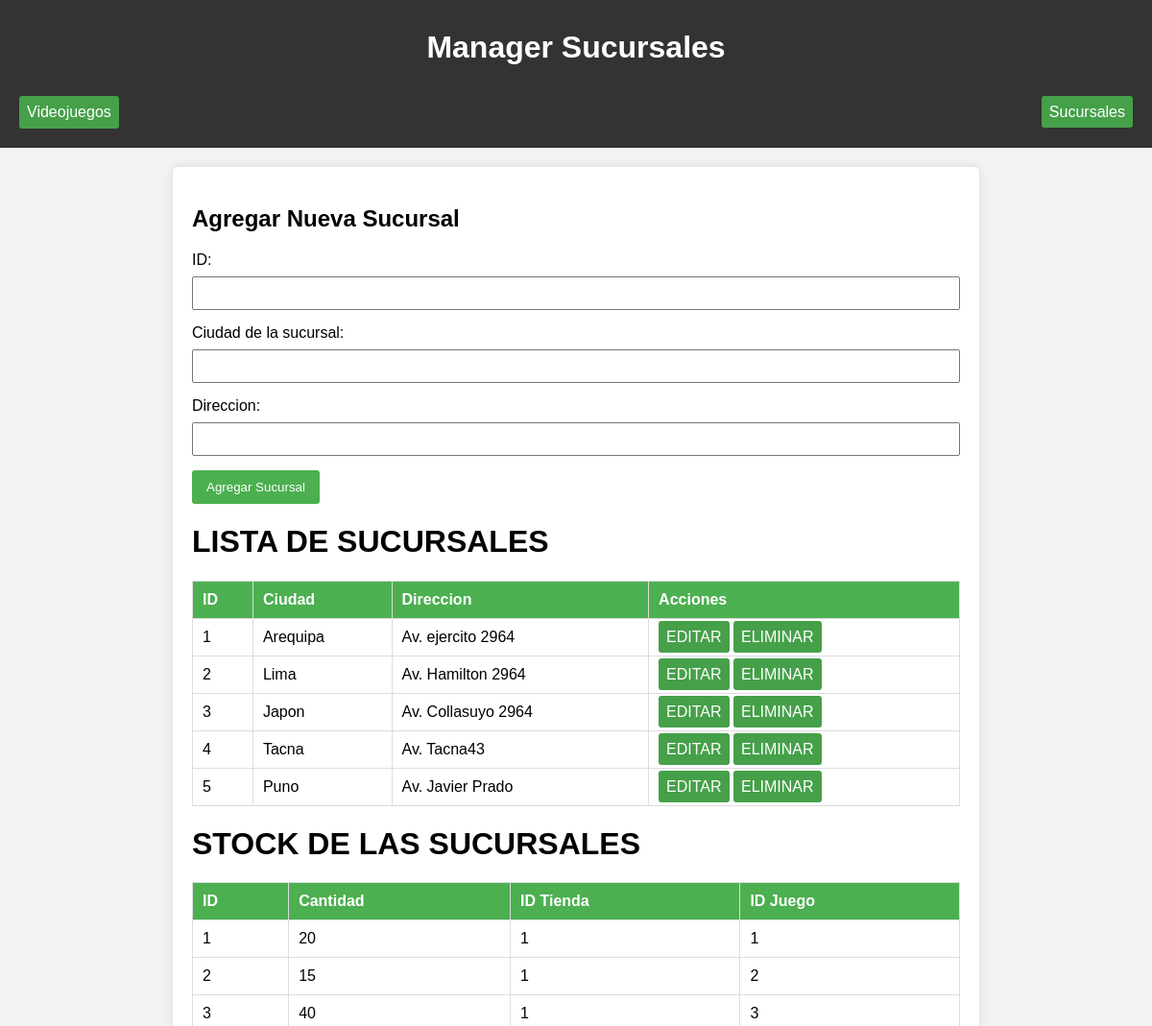
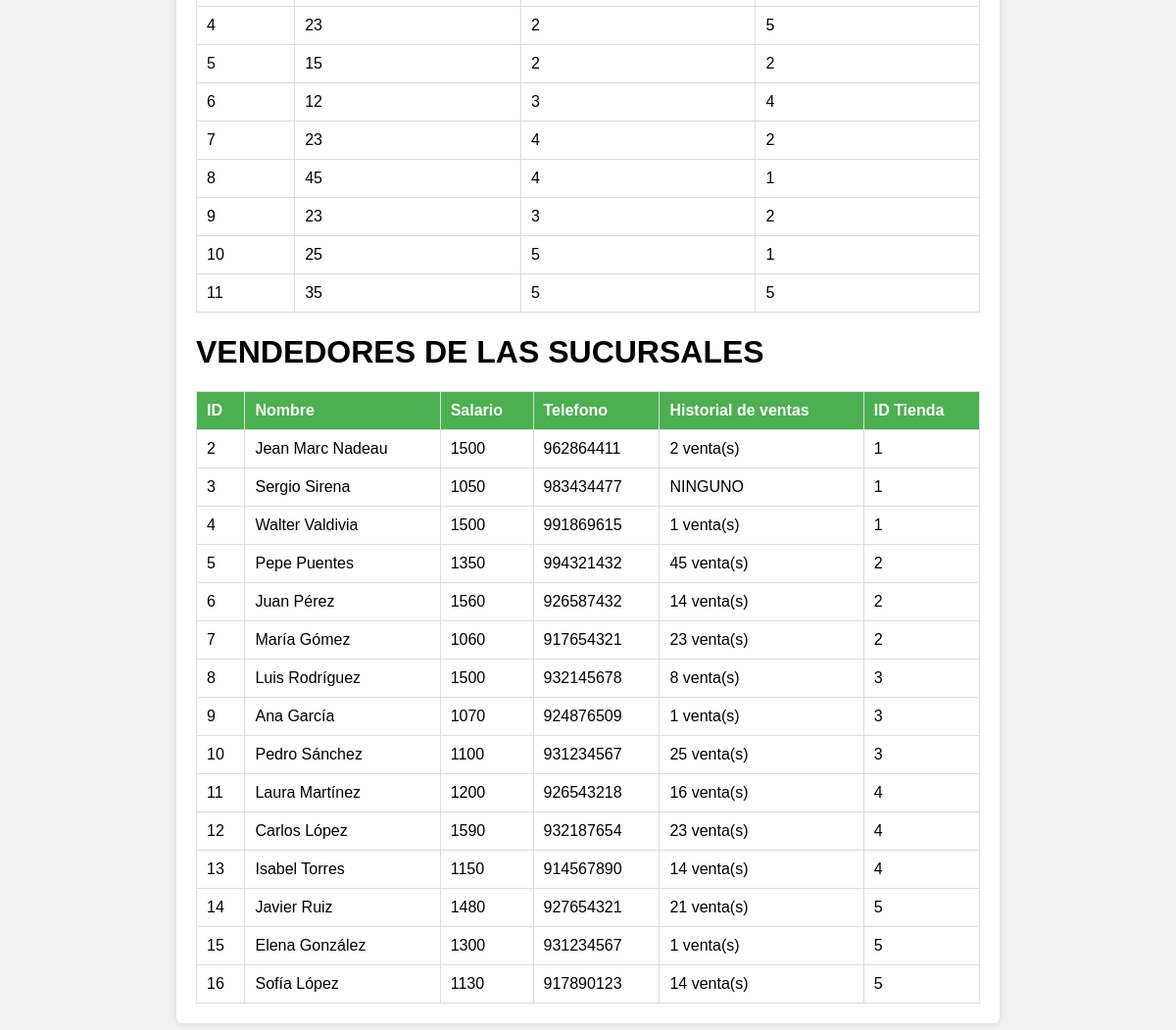
The app's page /sucursales.php with its own data (2 pictures, top to bottom).
### tables this page shows
CREATE TABLE `tienda` (
  `id` int(11) NOT NULL,
  `ciudad` varchar(255) NOT NULL,
  `direccion` varchar(255) NOT NULL
);

CREATE TABLE `stock` (
  `id` int(11) NOT NULL,
  `cantidad` varchar(255) NOT NULL,
  `id_tienda` int(11) NOT NULL,
  `id_juego` int(11) NOT NULL
);

CREATE TABLE `vendedor` (
  `id_trabajador` int(11) NOT NULL,
  `historial_ventas` varchar(255) NOT NULL,
  `id_tienda` int(11) NOT NULL
);

CREATE TABLE `trabajador` (
  `id` int(11) NOT NULL,
  `nombre` varchar(255) NOT NULL,
  `salario` int(11) NOT NULL,
  `telefono` int(11) NOT NULL
);

### sucursales.php (the view, shortened to what this page needs)
<!DOCTYPE html>
<html lang="en">
<head>
</head>
<body>
    <header>
        <h1>Manager Sucursales</h1>
        <div class="menu">
        <?php echo "<a href='bienvenido.php?id="."'>Videojuegos</a>";?>
        <div><a href="sucursales.php">Sucursales</a></div>
            </div>
    </header>
    <main>
        <form action="Agregarsucursal.php" method="POST">
            <h2>Agregar Nueva Sucursal</h2>
            <label for="id">ID:</label>
            <input type="text" id="id" name="id" required>
            <label for="ciudad">Ciudad de la sucursal:</label>
            <input type="text" id="ciudad" name="ciudad" required>
            <label for="direccion">Direccion:</label>
            <input type="text" id="direccion" name="direccion" required>
            <button type="submit">Agregar Sucursal</button>
        </form>
    <?php
    include("conexion_be.php");
    $sql = "select * from tienda";
    $resultado = mysqli_query($conexion,$sql);
    ?>
    <H1>LISTA DE SUCURSALES</H1>
    <table>
        <thead>
            <tr>
                <th>ID</th>
                <th>Ciudad</th>
                <th>Direccion</th>
                <th>Acciones</th>
            </tr>
        </thead>
        <tbody>
            <?php
            while($filas = mysqli_fetch_assoc($resultado)){
                ?>
            <tr>
                <td><?php echo $filas['id']?></td>
                <td><?php echo $filas['ciudad']?></td>
                <td><?php echo $filas['direccion']?></td>
                <td>
                    <?php echo "<a href='editarSucursal.php?id=".$filas['id']."'>EDITAR</a>";?>
                    <?php echo "<a href='eliminarSucursal.php?id=".$filas['id']."' onclick='return confirmar()'>ELIMINAR</a>";?>
                </td>
            </tr>
            <?php
            }
            ?>
        </tbody>
    </table>
    <?php
    $sql1 = "select * from stock";
    $resultado1 = mysqli_query($conexion,$sql1);
    ?>
    <H1>STOCK DE LAS SUCURSALES</H1>
    <table>
        <thead>
            <tr>
                <th>ID</th>
                <th>Cantidad</th>
                <th>ID Tienda</th>
                <th>ID Juego</th>
            </tr>
        </thead>
        <tbody>
            <?php
            while($filas = mysqli_fetch_assoc($resultado1)){
                ?>
            <tr>
                <td><?php echo $filas['id']?></td>
                <td><?php echo $filas['cantidad']?></td>
                <td><?php echo $filas['id_tienda']?></td>
                <td><?php echo $filas['id_juego']?></td>
            </tr>
            <?php
            }
            ?>
        </tbody>
    </table>
    <?php
    $sql2 = "SELECT v.id_trabajador AS id, t.nombre AS nombre, t.salario AS salario,
            t.telefono AS telefono, v.historial_ventas, v.id_tienda
            FROM vendedor v
            JOIN trabajador t ON v.id_trabajador = t.id;";
    $resultado2 = mysqli_query($conexion,$sql2);
    ?>
    <H1>VENDEDORES DE LAS SUCURSALES</H1>
    <table>
        <thead>
            <tr>
                <th>ID</th>
                <th>Nombre</th>
                <th>Salario</th>
                <th>Telefono</th>
                <th>Historial de ventas</th>
                <th>ID Tienda</th>
            </tr>
        </thead>
        <tbody>
            <?php
            while($filas = mysqli_fetch_assoc($resultado2)){
                ?>
            <tr>
                <td><?php echo $filas['id']?></td>
                <td><?php echo $filas['nombre']?></td>
                <td><?php echo $filas['salario']?></td>
                <td><?php echo $filas['telefono']?></td>
                <td><?php echo $filas['historial_ventas']?></td>
                <td><?php echo $filas['id_tienda']?></td>
            </tr>
            <?php
            }
            ?>
        </tbody>
    </table>
    </main>
</body>
</html>

### sucursales.php (style rules this page uses)
a { text-decoration: none; cursor: pointer; background-color: #45a049; padding: 8px; color: white; border-radius: 3px; }
body { font-family: 'Arial', sans-serif; background-color: #f2f2f2; margin: 0; padding: 0; }
header { background-color: #333; color: white; text-align: center; padding: 10px; }
main { max-width: 800px; margin: 20px auto; background-color: white; padding: 20px; border-radius: 5px; box-shadow: 0 0 10px rgba(0, 0, 0, 0.1); }
form { margin-bottom: 20px; }
label { display: block; margin-bottom: 8px; }
input, select { width: 100%; padding: 8px; margin-bottom: 15px; box-sizing: border-box; }
button { background-color: #4caf50; color: white; padding: 10px 15px; border: none; border-radius: 3px; cursor: pointer; }
table { width: 100%; border-collapse: collapse; margin-top: 20px; }
th, td { border: 1px solid #ddd; padding: 10px; text-align: left; }
th { background-color: #4caf50; color: white; }
.menu { display: flex; justify-content: space-between; align-items: center; background-color: #333; padding: 10px; }

### records on screen
tienda: id "1", ciudad "Arequipa", direccion "Av. ejercito 2964"
tienda: id "2", ciudad "Lima", direccion "Av. Hamilton 2964"
tienda: id "3", ciudad "Japon", direccion "Av. Collasuyo 2964"
tienda: id "4", ciudad "Tacna", direccion "Av. Tacna43"
tienda: id "5", ciudad "Puno", direccion "Av. Javier Prado"
stock: id "1", cantidad "20", id_tienda "1", id_juego "1"
stock: id "2", cantidad "15", id_tienda "1", id_juego "2"
stock: id "3", cantidad "40", id_tienda "1", id_juego "3"
stock: id "4", cantidad "23", id_tienda "2", id_juego "5"
stock: id "5", cantidad "15", id_tienda "2", id_juego "2"
stock: id "6", cantidad "12", id_tienda "3", id_juego "4"
stock: id "7", cantidad "23", id_tienda "4", id_juego "2"
stock: id "8", cantidad "45", id_tienda "4", id_juego "1"
stock: id "9", cantidad "23", id_tienda "3", id_juego "2"
stock: id "10", cantidad "25", id_tienda "5", id_juego "1"
stock: id "11", cantidad "35", id_tienda "5", id_juego "5"
vendedor: id_trabajador "2", id_trabajador.nombre "Jean Marc Nadeau", id_trabajador.salario "1500", id_trabajador.telefono "962864411", historial_ventas "2 venta(s)", id_tienda "1"
vendedor: id_trabajador "3", id_trabajador.nombre "Sergio Sirena", id_trabajador.salario "1050", id_trabajador.telefono "983434477", historial_ventas "NINGUNO", id_tienda "1"
vendedor: id_trabajador "4", id_trabajador.nombre "Walter Valdivia", id_trabajador.salario "1500", id_trabajador.telefono "991869615", historial_ventas "1 venta(s)", id_tienda "1"
vendedor: id_trabajador "5", id_trabajador.nombre "Pepe Puentes", id_trabajador.salario "1350", id_trabajador.telefono "994321432", historial_ventas "45 venta(s)", id_tienda "2"
vendedor: id_trabajador "6", id_trabajador.nombre "Juan Pérez", id_trabajador.salario "1560", id_trabajador.telefono "926587432", historial_ventas "14 venta(s)", id_tienda "2"
vendedor: id_trabajador "7", id_trabajador.nombre "María Gómez", id_trabajador.salario "1060", id_trabajador.telefono "917654321", historial_ventas "23 venta(s)", id_tienda "2"
vendedor: id_trabajador "8", id_trabajador.nombre "Luis Rodríguez", id_trabajador.salario "1500", id_trabajador.telefono "932145678", historial_ventas "8 venta(s)", id_tienda "3"
vendedor: id_trabajador "9", id_trabajador.nombre "Ana García", id_trabajador.salario "1070", id_trabajador.telefono "924876509", historial_ventas "1 venta(s)", id_tienda "3"
vendedor: id_trabajador "10", id_trabajador.nombre "Pedro Sánchez", id_trabajador.salario "1100", id_trabajador.telefono "931234567", historial_ventas "25 venta(s)", id_tienda "3"
vendedor: id_trabajador "11", id_trabajador.nombre "Laura Martínez", id_trabajador.salario "1200", id_trabajador.telefono "926543218", historial_ventas "16 venta(s)", id_tienda "4"
vendedor: id_trabajador "12", id_trabajador.nombre "Carlos López", id_trabajador.salario "1590", id_trabajador.telefono "932187654", historial_ventas "23 venta(s)", id_tienda "4"
vendedor: id_trabajador "13", id_trabajador.nombre "Isabel Torres", id_trabajador.salario "1150", id_trabajador.telefono "914567890", historial_ventas "14 venta(s)", id_tienda "4"
vendedor: id_trabajador "14", id_trabajador.nombre "Javier Ruiz", id_trabajador.salario "1480", id_trabajador.telefono "927654321", historial_ventas "21 venta(s)", id_tienda "5"
vendedor: id_trabajador "15", id_trabajador.nombre "Elena González", id_trabajador.salario "1300", id_trabajador.telefono "931234567", historial_ventas "1 venta(s)", id_tienda "5"
vendedor: id_trabajador "16", id_trabajador.nombre "Sofía López", id_trabajador.salario "1130", id_trabajador.telefono "917890123", historial_ventas "14 venta(s)", id_tienda "5"
